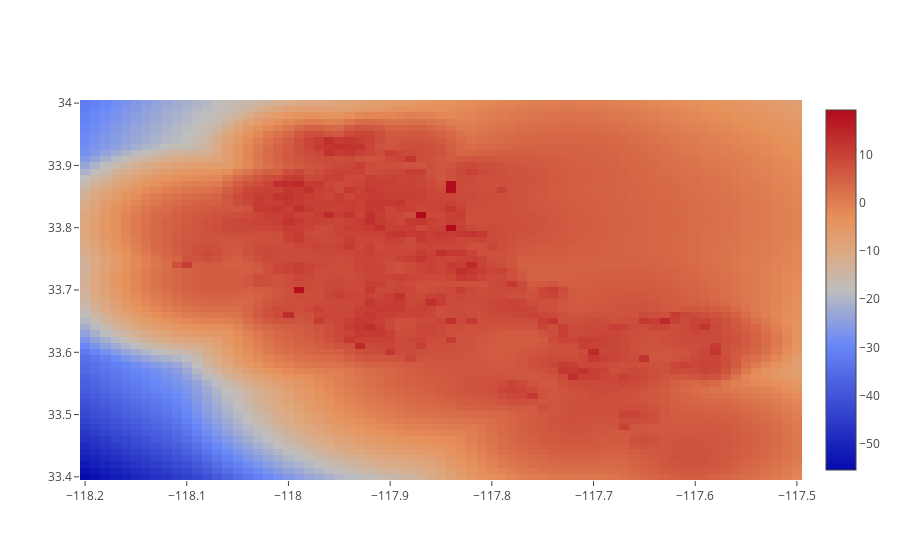

Here is the notebook cell this chart was saved with:
### Code cell
# create the contour plot
heat = [
    go.Heatmap(
        z = out.lpdf,
        x = out.lon,
        y = out.lat,
        colorscale=[
            [1.0, 'rgb(165,0,38)'], 
            [0.8888888888888888, 'rgb(215,48,39)'], 
            [0.7777777777777778, 'rgb(244,109,67)'], 
            [0.6666666666666666, 'rgb(253,174,97)'], 
            [0.5555555555555556, 'rgb(254,224,144)'], 
            [0.4444444444444444, 'rgb(224,243,248)'], 
            [0.3333333333333333, 'rgb(171,217,233)'], 
            [0.2222222222222222, 'rgb(116,173,209)'], 
            [0.1111111111111111, 'rgb(69,117,180)'], 
            [0.0, 'rgb(49,54,149)']
        ]
    )
]

layout = go.Layout()

fig = go.Figure(data=heat, layout=layout)
iplot(fig, show_link=False)

### Figure 1 — Plotly figure (JSON) as saved in the notebook; plotly's stock layout.template omitted (floating-point values rounded to 4 significant figures; data arrays with more than 128 entries replaced by an {"elided": "..."} marker saying what was removed)
{"data": [{"colorscale": [[1, "rgb(165,0,38)"], [0.8889, "rgb(215,48,39)"], [0.7778, "rgb(244,109,67)"], [0.6667, "rgb(253,174,97)"], [0.5556, "rgb(254,224,144)"], [0.4444, "rgb(224,243,248)"], [0.3333, "rgb(171,217,233)"], [0.2222, "rgb(116,173,209)"], [0.1111, "rgb(69,117,180)"], [0, "rgb(49,54,149)"]], "type": "heatmap", "uid": "1fc86119-fabd-4fe0-87df-b5b4ae3734ab", "x": {"elided": "4331 float values"}, "y": {"elided": "4331 float values"}, "z": {"elided": "4331 float values"}}], "layout": {}}
